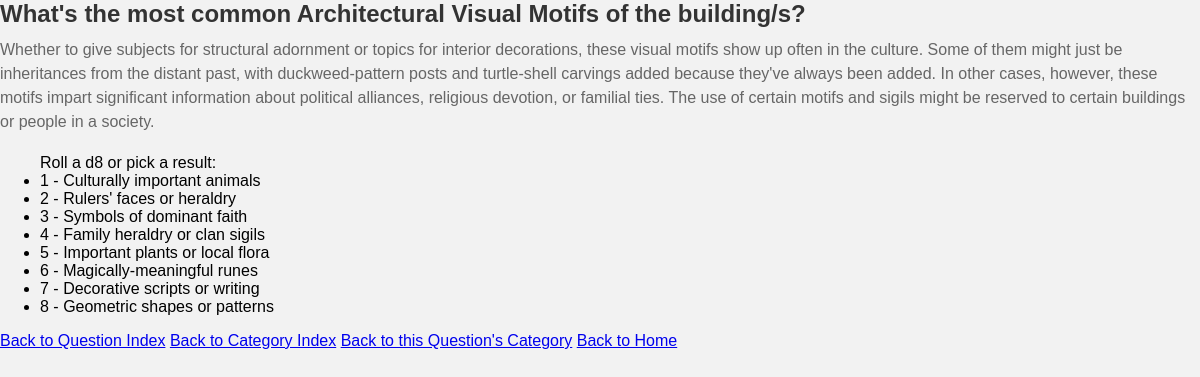
The page /oracles/4/ on the database its author committed.
### oracles/models.py (models this page shows, shortened)
class OracleQuestion(models.Model):
    question_text = models.CharField(max_length=200)
    category = models.CharField(max_length=200, default='General')
    description = models.TextField(blank=True)
    die = models.CharField(max_length=6, default='d20')

class OracleAnswer(models.Model):
    oracle = models.ForeignKey(OracleQuestion, on_delete=models.CASCADE, related_name='choices')
    choice_text = models.CharField(max_length=200)
    roll_value = models.IntegerField(default=0)

### oracles/views.py (the view)
# urls.py: path('<int:question_id>/', views.detail, name='detail'),
def detail(request, question_id):
    question = OracleQuestion.objects.get(pk=question_id)
    return render(request, 'oracles/detail.html', {'question': question})

### oracles/templates/oracles/detail.html
{% load static %}
<link rel="stylesheet" href="{% static 'simpleGMe/css/styles.css' %}">
<h1>{{ question.question_text }}</h1>
<p>{{ question.description }}</p>
<ul>Roll a {{ question.die }} or pick a result:
{% for choice in question.choices.all %}
<li>{{ choice.roll_value }} - {{ choice.choice_text }}</li>
{% endfor %}
</ul>
<a href="{% url 'oracles:index' %}">Back to Question Index</a>
<a href="{% url 'oracles:indexCategory' %}">Back to Category Index</a>
<a href="{% url 'oracles:category' question.category %}">Back to this Question's Category</a>
<a href="/">Back to Home</a>

### simpleGMe/static/simpleGMe/css/styles.css (style rules this page uses)
body, h1, p { margin: 0; padding: 0; }
h1 { font-size: 24px; font-weight: bold; color: #333; margin-bottom: 10px; }
p { font-size: 16px; color: #666; line-height: 1.5; margin-bottom: 20px; }

### rows shown on the page
OracleQuestion: question_text "What's the most common Architectural Visual Motifs of the building/s?", description "Whether to give subjects for structural adornment or topics for interior decorations, these visual motifs show up often in the culture. Some of them might just be inheritances from the distant past, with duckweed-pattern posts and turtle-shell carvings added because they've always been added. In other cases, however, these motifs impart significant information about political alliances, religious devotion, or familial ties. The use of certain motifs and sigils might be reserved to certain buildings or people in a society.", die "d8"
OracleAnswer: roll_value "1", choice_text "Culturally important animals"
OracleAnswer: roll_value "2", choice_text "Rulers' faces or heraldry"
OracleAnswer: roll_value "3", choice_text "Symbols of dominant faith"
OracleAnswer: roll_value "4", choice_text "Family heraldry or clan sigils"
OracleAnswer: roll_value "5", choice_text "Important plants or local flora"
OracleAnswer: roll_value "6", choice_text "Magically-meaningful runes"
OracleAnswer: roll_value "7", choice_text "Decorative scripts or writing"
OracleAnswer: roll_value "8", choice_text "Geometric shapes or patterns"
